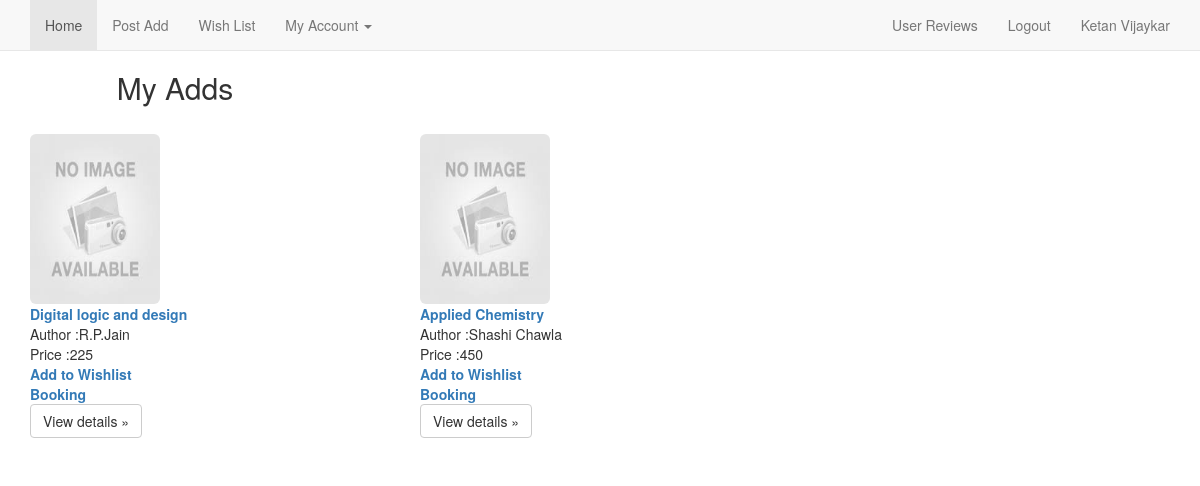
Page /checkadds.php (signed in) on the committed database.
### tables this page shows
CREATE TABLE IF NOT EXISTS `user` (
  `fname` varchar(30) NOT NULL,
  `lname` varchar(30) NOT NULL,
  `user_id` varchar(33) NOT NULL,
  `password` varchar(33) NOT NULL,
  `email_id` varchar(35) NOT NULL,
  `contact_no` varchar(13) NOT NULL,
  `status` varchar(10) DEFAULT 'active'
);

CREATE TABLE IF NOT EXISTS `book` (
`book_id` int(11) NOT NULL,
  `name` varchar(50) NOT NULL,
  `author` varchar(50) NOT NULL,
  `publication` varchar(30) DEFAULT NULL,
  `edition` int(3) DEFAULT NULL,
  `description` varchar(150) DEFAULT NULL,
  `price` varchar(5) NOT NULL,
  `category` varchar(20) NOT NULL,
  `status` varchar(10) NOT NULL DEFAULT 'Active',
  `imagename` varchar(50) DEFAULT 'noimage.jpg',
  `image` blob
);

### core2.php (called while the page is built, shortened)
<?php
function getuserfield($field)
{
$query="SELECT `$field` FROM `user` WHERE `user_id`='".$_SESSION['user_id']."'";
if($query_run=mysql_query($query))
{
if($query_result=mysql_result($query_run,0,$field))
{
   return $query_result;
}
else
{
  echo 'UNKNOWN USER';
 }
}
}
?>

### checkadds.php (the view, shortened to what this page needs)
<?php
require 'core2.php';
?>
<!DOCTYPE html PUBLIC "-//W3C//DTD XHTML 1.0 Transitional//EN"
	"http://www.w3.org/TR/xhtml1/DTD/xhtml1-transitional.dtd">
	<html lang="en">
<head>
    <link href="dist/css/bootstrap.min.css" rel="stylesheet">
    <link href="navbar-static-top.css" rel="stylesheet">
</head><body>
<nav class="navbar navbar-default navbar-static-top">
      <div class="container">
        <div id="navbar" class="navbar-collapse collapse">
          <ul class="nav navbar-nav">
          <li class="active"><a href="HOME2.php">Home</a></li>
            <li><a href="post2.php">Post Add</a></li>
            <li><a href="wlist2.php">Wish List</a></li>
             <li class="dropdown">
              <a href="#" class="dropdown-toggle" data-toggle="dropdown" role="button" aria-expanded="false">My Account <span class="caret"></span></a>
            </li>
          </ul>
          <ul class="nav navbar-nav navbar-right">
 <li><a href="revieww.php">User Reviews</a></li>
		    <li><a href="logout.php">Logout</a></li>
            <li><a href="accountinfo.php"><?php echo getuserfield('fname').' '.getuserfield('lname');?>
</a></li>
            </ul>
        </div>
      </div>
    </nav>
<h2> &nbsp;&nbsp;&nbsp;&nbsp;&nbsp;&nbsp;&nbsp;&nbsp;&nbsp;&nbsp;&nbsp;&nbsp;&nbsp; My Adds</h2>
<?php
$userid=$_SESSION['user_id'];
$queryy = "select * from book where book.book_id in (select ads.book_id from ads where ads.user_id='$userid') AND status!='Sold'";
if($dhanu=mysql_query($queryy))
{
echo'<br>';
if(mysql_num_rows($dhanu)==0)
{
echo "NO RESSSULT FOUND";
}
else{
while($row=mysql_fetch_assoc($dhanu))
{
if(!$bookname=$row['name'])
{break;}
$author=$row['author'];
$price=$row['price'];
$status=$row['status'];
$bookid=$row['book_id'];
$image=$row['image'];
?>
<div class="container marketing">
      <div class="row">
        <div class="col-lg-4">
		<?php
       if($status!='Sold')
       {
		     if($image)
            {
                 echo "<img  class=\"img-rounded\" src=getimage.php?id=$bookid height=\"170px\" width=\"130px\"  alt=\"Generic placeholder image\"   >  ";
            }
            else
            {
        ?>
                <img class="img-rounded" src="noimage.jpg" alt="Generic placeholder image" style="width: 130px; height: 170px;">
        <?php
            }
          ?>
          <?php echo"<br><a id='various3' href='perticular.php?id=$bookid'><b>$bookname</b></a>";
                   echo'<br>Author :'.$author;
				   echo'<br>Price :'.$price;
                     if($status!='Booked')
                    {
                            echo"<br><a id='various3' href='wishlist2.php?id=$bookid'><b>Add to Wishlist</b></a>";
                            echo"<br><a id='various3' href='booking2.php?id=$bookid'><b>Booking</b></a>";
                    }
                    else
					{
					        echo"<br>Temporary Unavailable";
					}
					?>
		 <?php echo"<br><a class=\"btn btn-default\"id='various3' href='perticular.php?id=$bookid' role=\"button\">View details &raquo;</a>";}
                   ?>
        </div>
<?php
}}
}
  ?>
	</div>
<br> <script src="ajax.googleapis.com/ajax/libs/jquery/1.11.2/jquery.min.js"></script>
</body>
</html>

### navbar-static-top.css (style rules this page uses)
body { min-height: 2000px; }
.navbar-static-top { margin-bottom: 19px; }

### rows in the picture
user: fname "Ketan", lname "Vijaykar"
book: name "Digital logic and design", author "R.P.Jain", price "225"
book: name "Applied Chemistry", author "Shashi Chawla", price "450"
